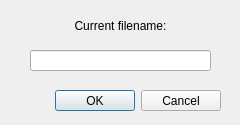
<?xml version="1.0" encoding="UTF-8"?>
<ui version="4.0">
 <class>RenameFileDialog</class>
 <widget class="QDialog" name="RenameFileDialog">
  <property name="geometry">
   <rect>
    <x>0</x>
    <y>0</y>
    <width>240</width>
    <height>125</height>
   </rect>
  </property>
  <property name="windowTitle">
   <string>Rename file from DAT</string>
  </property>
  <widget class="QDialogButtonBox" name="buttonBox">
   <property name="geometry">
    <rect>
     <x>50</x>
     <y>90</y>
     <width>171</width>
     <height>21</height>
    </rect>
   </property>
   <property name="orientation">
    <enum>Qt::Horizontal</enum>
   </property>
   <property name="standardButtons">
    <set>QDialogButtonBox::Cancel|QDialogButtonBox::Ok</set>
   </property>
  </widget>
  <widget class="QLabel" name="label">
   <property name="geometry">
    <rect>
     <x>10</x>
     <y>10</y>
     <width>221</width>
     <height>31</height>
    </rect>
   </property>
   <property name="text">
    <string>Current filename:</string>
   </property>
   <property name="alignment">
    <set>Qt::AlignCenter</set>
   </property>
  </widget>
  <widget class="QLineEdit" name="lineEdit">
   <property name="geometry">
    <rect>
     <x>30</x>
     <y>50</y>
     <width>181</width>
     <height>21</height>
    </rect>
   </property>
   <property name="clearButtonEnabled">
    <bool>true</bool>
   </property>
  </widget>
 </widget>
 <resources/>
 <connections>
  <connection>
   <sender>buttonBox</sender>
   <signal>accepted()</signal>
   <receiver>RenameFileDialog</receiver>
   <slot>accept()</slot>
   <hints>
    <hint type="sourcelabel">
     <x>248</x>
     <y>254</y>
    </hint>
    <hint type="destinationlabel">
     <x>157</x>
     <y>274</y>
    </hint>
   </hints>
  </connection>
  <connection>
   <sender>buttonBox</sender>
   <signal>rejected()</signal>
   <receiver>RenameFileDialog</receiver>
   <slot>reject()</slot>
   <hints>
    <hint type="sourcelabel">
     <x>316</x>
     <y>260</y>
    </hint>
    <hint type="destinationlabel">
     <x>286</x>
     <y>274</y>
    </hint>
   </hints>
  </connection>
 </connections>
</ui>
